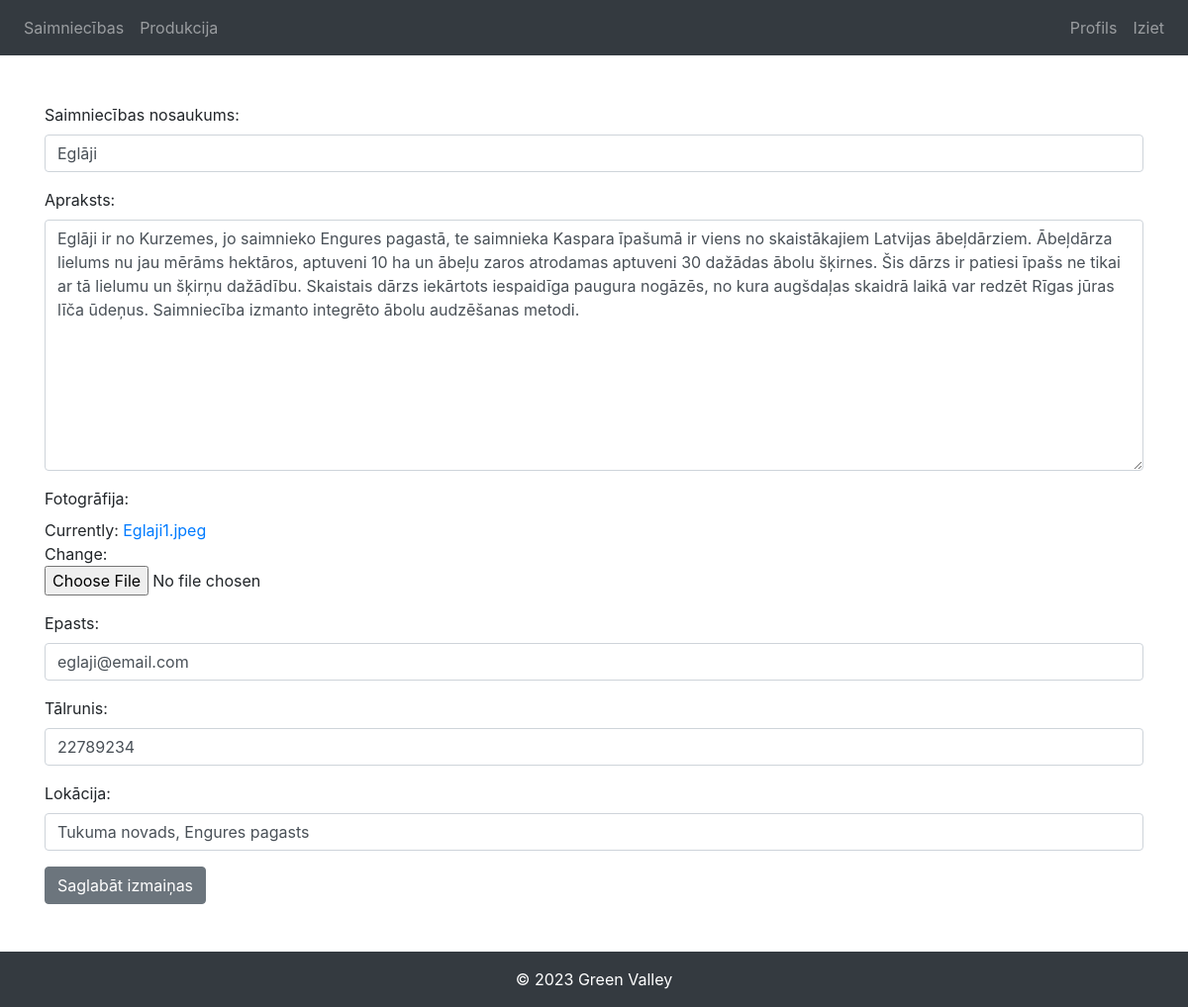
The page /edit-account/ (signed in) on the database as committed earlier.
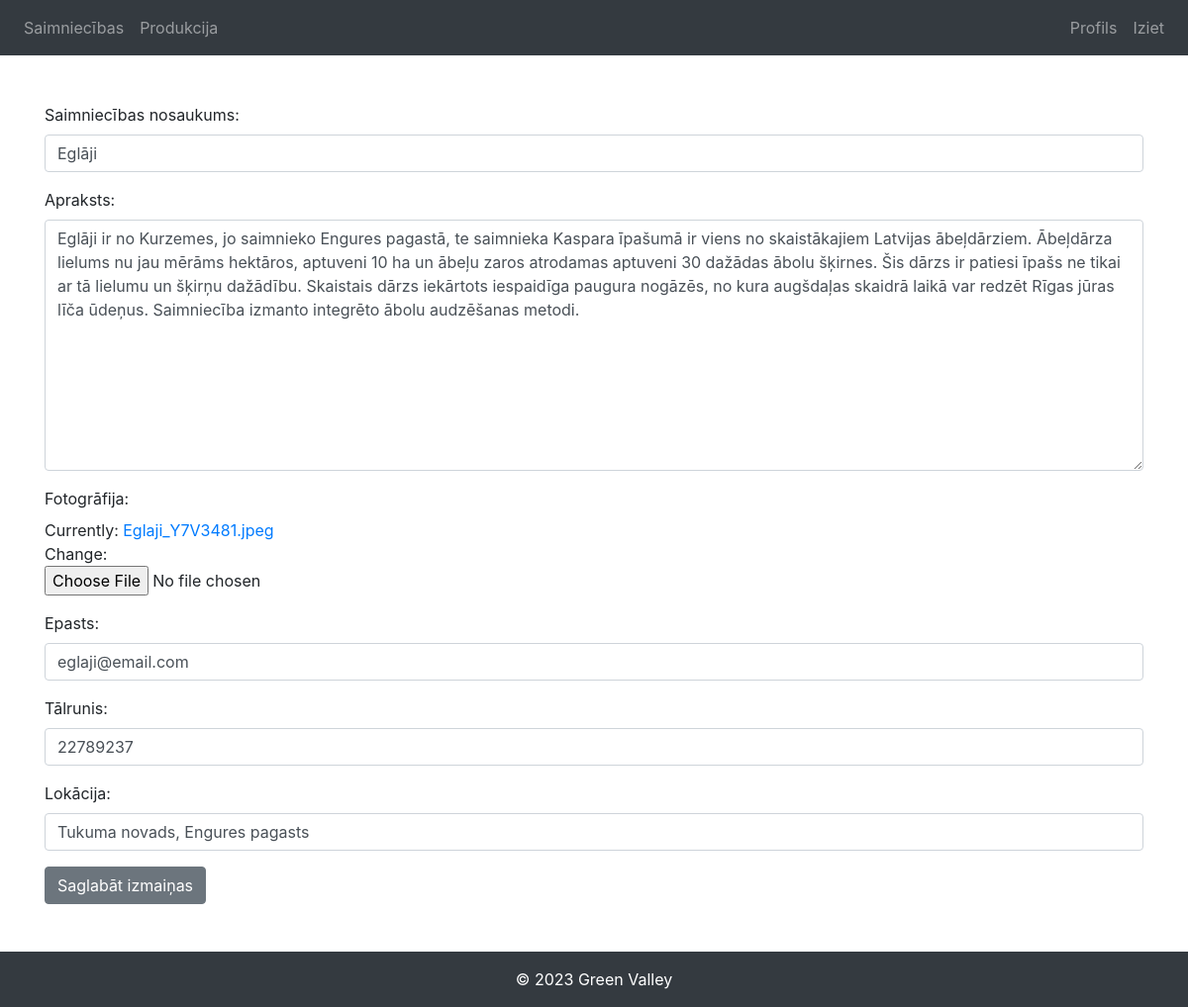
The same page on the database as committed later.
### saimniecibas/models.py (models this page shows, shortened)
class Profile(models.Model):
    user = models.OneToOneField(
        User, on_delete=models.CASCADE, null=True, blank=True)
    username = models.CharField(max_length=200, blank=True, null=True)
    s_nosaukums = models.CharField(max_length=200)
    s_apraksts = models.TextField()
    s_foto = models.ImageField(
        null=True, blank=False, default='defaultx.jpg',)
    email = models.EmailField(max_length=500, blank=True, null=True)
    talrunis = models.CharField(max_length=8)
    lokacija = models.CharField(max_length=200)
    s_datums = models.DateTimeField(default=timezone.now)
    id = models.UUIDField(default=uuid.uuid4, unique=True,
                          primary_key=True, editable=False)

### saimniecibas/views.py (the view)
# urls.py: path('edit-account/', views.editAccount, name='edit-account'),
@login_required(login_url='login')
def editAccount(request):
    profile = request.user.profile
    form = ProfileForm(instance=profile)
    if request.method == 'POST':
        form = ProfileForm(request.POST, request.FILES, instance=profile)
        if form.is_valid():
            form.save()
            return redirect('account')
    context = {'form': form}
    return render(request, 'saimniecibas/profile_form.html', context)

### saimniecibas/forms.py
class ProfileForm(ModelForm):
    class Meta:
        model = Profile
        fields = '__all__'
        exclude = ['user', 'username', 's_datums']
        labels = {
            's_nosaukums': 'Saimniecības nosaukums:',
            's_apraksts': 'Apraksts:',
            's_foto': 'Fotogrāfija:',
            'email': 'Epasts:',
            'talrunis': 'Tālrunis:',
            'lokacija': 'Lokācija:',
        }
    def __init__(self, *args, **kwargs):
        super(ProfileForm, self).__init__(*args, **kwargs)
        for name, field in self.fields.items():
            field.widget.attrs.update({'class': 'input'})

### saimniecibas/templates/saimniecibas/profile_form.html
{% extends "main.html" %} {% load crispy_forms_tags %} {% block content %}
<div class="container" style="margin-top: 3rem; margin-bottom: 3rem">
  <form method="post" enctype="multipart/form-data">
    {% csrf_token %} {{ form|crispy }}
    <button type="submit" class="btn btn-secondary">Saglabāt izmaiņas</button>
  </form>
</div>
{% endblock content %}

Rows that differ between the two databases and show on the page:
changed Profile "Eglāji": talrunis "22789234" → "22789237"
Other text that changed with them:
text no longer shown: "Saimniecības nosaukums: Apraksts: Fotogrāfija: Currently: Eglaji1.jpeg Change: Epasts: Tālrunis: Lokācija:"
text now shown: "Saimniecības nosaukums: Apraksts: Fotogrāfija: Currently: Eglaji_Y7V3481.jpeg Change: Epasts: Tālrunis: Lokācija:"
